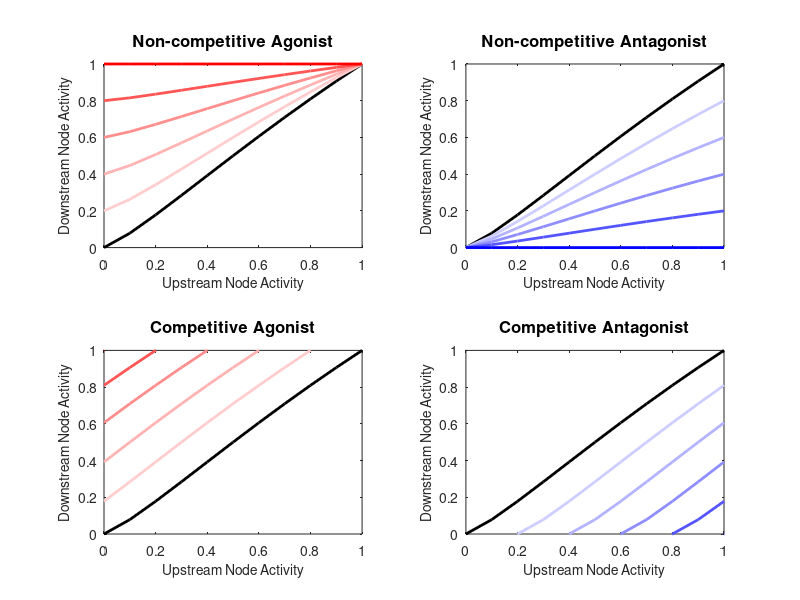

Source code (MATLAB):
% Drug Action Figure

w = 1; n = 1.223; EC50 = 0.5; 
x = [0:0.1:1];
beta = (EC50.^n - 1)./(2*EC50.^n - 1); 
K = (beta - 1).^(1./n); 
fact= w.*(beta.*x.^n)./(K.^n + x.^n);

%% Non-competitive   

figure
subplot(2,2,1)
plot(x,fact,'k','LineWidth',2.0)
hold on
red = [1,0,0];
for i=1:5
    plot(x,fact*(1-0.2*i)+0.2*i,'Color',(2/3)^(5-i)*red+1-(2/3)^(5-i),'LineWidth',2.0)
end
hold off
xlabel('Upstream Node Activity','FontSize',10)
ylabel('Downstream Node Activity','FontSize',10)
title('Non-competitive Agonist','FontSize',12)

subplot(2,2,2)
plot(x,fact,'k','LineWidth',2.0)
hold on
blue = [0,0,1];
for i=1:5
    plot(x,fact*(1-0.2*i),'Color',(2/3)^(5-i)*blue+1-(2/3)^(5-i),'LineWidth',2.0)
end
hold off
xlabel('Upstream Node Activity','FontSize',10)
ylabel('Downstream Node Activity','FontSize',10)
title('Non-competitive Antagonist','FontSize',12)

%% Competitive 

f = zeros(length(x),5);
for d = 1:5
    f(:,d)= w.*(beta.*(x+d*0.2).^n)./(K.^n + (x+d*0.2).^n);
end
subplot(2,2,3)
plot(x,fact,'k','LineWidth',2.0)
hold on
for i=1:d
    plot(x,f(:,i),'Color',(2/3)^(5-i)*red+1-(2/3)^(5-i),'LineWidth',2.0)
end

for d = 1:5
    f(:,d)= w.*(beta.*(x-d*0.2).^n)./(K.^n + (x-d*0.2).^n);
end
ylim([0,1])
hold off
xlabel('Upstream Node Activity','FontSize',10)
ylabel('Downstream Node Activity','FontSize',10)
title('Competitive Agonist','FontSize',12)

subplot(2,2,4)
plot(x,fact,'k','LineWidth',2.0)
hold on
for i=1:d
    plot(x,f(:,i),'Color',(2/3)^(5-i)*blue+1-(2/3)^(5-i),'LineWidth',2.0)
end
ylim([0,1])
hold off
xlabel('Upstream Node Activity','FontSize',10)
ylabel('Downstream Node Activity','FontSize',10)
title('Competitive Antagonist','FontSize',12)